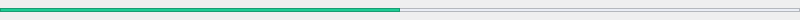
<?xml version="1.0" encoding="UTF-8"?>
<ui version="4.0">
 <class>MusicSlider</class>
 <widget class="QWidget" name="MusicSlider">
  <property name="geometry">
   <rect>
    <x>0</x>
    <y>0</y>
    <width>800</width>
    <height>20</height>
   </rect>
  </property>
  <property name="windowTitle">
   <string>Form</string>
  </property>
  <widget class="QFrame" name="inLine">
   <property name="geometry">
    <rect>
     <x>0</x>
     <y>8</y>
     <width>800</width>
     <height>4</height>
    </rect>
   </property>
   <property name="styleSheet">
    <string notr="true">#inLine
{
    background-color: #EBEEF5;
}</string>
   </property>
   <property name="frameShape">
    <enum>QFrame::StyledPanel</enum>
   </property>
   <property name="frameShadow">
    <enum>QFrame::Raised</enum>
   </property>
  </widget>
  <widget class="QFrame" name="outLine">
   <property name="geometry">
    <rect>
     <x>0</x>
     <y>8</y>
     <width>400</width>
     <height>4</height>
    </rect>
   </property>
   <property name="styleSheet">
    <string notr="true">#outLine
{
    background-color:#1ECC94;
}</string>
   </property>
   <property name="frameShape">
    <enum>QFrame::StyledPanel</enum>
   </property>
   <property name="frameShadow">
    <enum>QFrame::Raised</enum>
   </property>
  </widget>
 </widget>
 <resources/>
 <connections/>
</ui>
